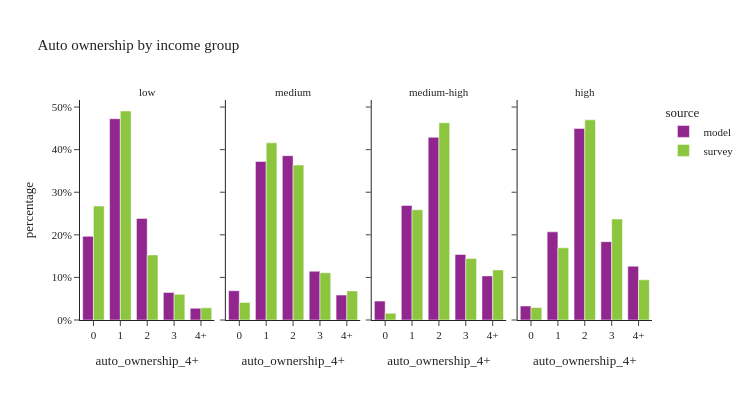

Source (notebook cell):
### Code cell
util.plot_share_facetbar(hh_data, 'hh_weight', share_col="auto_ownership_4+", title="Auto ownership by income group", 
                            facet_col="income_group", facet_col_wrap=4, height=400, orientation='v')

### Figure 1 — Plotly figure (JSON) as saved in the notebook; plotly's stock layout.template omitted (floating-point values rounded to 4 significant figures)
{"data": [{"alignmentgroup": "True", "customdata": [[85218], [205047], [103507], [28064], [12006]], "hovertemplate": "source=model<br>income_group=low<br>auto_ownership_4+=%{x}<br>percentage=%{y}<br>sample_size=%{customdata[0]}<extra></extra>", "legendgroup": "model", "marker": {"color": "#91268F", "pattern": {"shape": ""}}, "name": "model", "offsetgroup": "model", "orientation": "v", "showlegend": true, "textposition": "auto", "type": "bar", "x": ["0", "1", "2", "3", "4+"], "xaxis": "x", "y": [0.1964, 0.4726, 0.2386, 0.06469, 0.02767], "yaxis": "y"}, {"alignmentgroup": "True", "customdata": [[29797], [161402], [167303], [49691], [25404]], "hovertemplate": "source=model<br>income_group=medium<br>auto_ownership_4+=%{x}<br>percentage=%{y}<br>sample_size=%{customdata[0]}<extra></extra>", "legendgroup": "model", "marker": {"color": "#91268F", "pattern": {"shape": ""}}, "name": "model", "offsetgroup": "model", "orientation": "v", "showlegend": false, "textposition": "auto", "type": "bar", "x": ["0", "1", "2", "3", "4+"], "xaxis": "x2", "y": [0.06872, 0.3722, 0.3858, 0.1146, 0.05859], "yaxis": "y2"}, {"alignmentgroup": "True", "customdata": [[19273], [116853], [186332], [66854], [44985]], "hovertemplate": "source=model<br>income_group=medium-high<br>auto_ownership_4+=%{x}<br>percentage=%{y}<br>sample_size=%{customdata[0]}<extra></extra>", "legendgroup": "model", "marker": {"color": "#91268F", "pattern": {"shape": ""}}, "name": "model", "offsetgroup": "model", "orientation": "v", "showlegend": false, "textposition": "auto", "type": "bar", "x": ["0", "1", "2", "3", "4+"], "xaxis": "x3", "y": [0.04438, 0.2691, 0.429, 0.1539, 0.1036], "yaxis": "y3"}, {"alignmentgroup": "True", "customdata": [[14275], [89894], [195381], [79865], [54837]], "hovertemplate": "source=model<br>income_group=high<br>auto_ownership_4+=%{x}<br>percentage=%{y}<br>sample_size=%{customdata[0]}<extra></extra>", "legendgroup": "model", "marker": {"color": "#91268F", "pattern": {"shape": ""}}, "name": "model", "offsetgroup": "model", "orientation": "v", "showlegend": false, "textposition": "auto", "type": "bar", "x": ["0", "1", "2", "3", "4+"], "xaxis": "x4", "y": [0.03287, 0.207, 0.4499, 0.1839, 0.1263], "yaxis": "y4"}, {"alignmentgroup": "True", "customdata": [[329], [406], [98], [27], [9]], "hovertemplate": "source=survey<br>income_group=low<br>auto_ownership_4+=%{x}<br>percentage=%{y}<br>sample_size=%{customdata[0]}<extra></extra>", "legendgroup": "survey", "marker": {"color": "#8CC63E", "pattern": {"shape": ""}}, "name": "survey", "offsetgroup": "survey", "orientation": "v", "showlegend": true, "textposition": "auto", "type": "bar", "x": ["0", "1", "2", "3", "4+"], "xaxis": "x", "y": [0.2676, 0.4907, 0.1528, 0.0604, 0.0285], "yaxis": "y"}, {"alignmentgroup": "True", "customdata": [[127], [470], [239], [53], [26]], "hovertemplate": "source=survey<br>income_group=medium<br>auto_ownership_4+=%{x}<br>percentage=%{y}<br>sample_size=%{customdata[0]}<extra></extra>", "legendgroup": "survey", "marker": {"color": "#8CC63E", "pattern": {"shape": ""}}, "name": "survey", "offsetgroup": "survey", "orientation": "v", "showlegend": false, "textposition": "auto", "type": "bar", "x": ["0", "1", "2", "3", "4+"], "xaxis": "x2", "y": [0.04104, 0.416, 0.3637, 0.1109, 0.06835], "yaxis": "y2"}, {"alignmentgroup": "True", "customdata": [[86], [414], [378], [103], [48]], "hovertemplate": "source=survey<br>income_group=medium-high<br>auto_ownership_4+=%{x}<br>percentage=%{y}<br>sample_size=%{customdata[0]}<extra></extra>", "legendgroup": "survey", "marker": {"color": "#8CC63E", "pattern": {"shape": ""}}, "name": "survey", "offsetgroup": "survey", "orientation": "v", "showlegend": false, "textposition": "auto", "type": "bar", "x": ["0", "1", "2", "3", "4+"], "xaxis": "x3", "y": [0.01614, 0.2588, 0.463, 0.1445, 0.1176], "yaxis": "y3"}, {"alignmentgroup": "True", "customdata": [[47], [223], [227], [62], [24]], "hovertemplate": "source=survey<br>income_group=high<br>auto_ownership_4+=%{x}<br>percentage=%{y}<br>sample_size=%{customdata[0]}<extra></extra>", "legendgroup": "survey", "marker": {"color": "#8CC63E", "pattern": {"shape": ""}}, "name": "survey", "offsetgroup": "survey", "orientation": "v", "showlegend": false, "textposition": "auto", "type": "bar", "x": ["0", "1", "2", "3", "4+"], "xaxis": "x4", "y": [0.02916, 0.1694, 0.47, 0.237, 0.09442], "yaxis": "y4"}], "layout": {"annotations": [{"font": {}, "showarrow": false, "text": "low", "x": 0.1175, "xanchor": "center", "xref": "paper", "y": 1.0, "yanchor": "bottom", "yref": "paper"}, {"font": {}, "showarrow": false, "text": "medium", "x": 0.3725, "xanchor": "center", "xref": "paper", "y": 1.0, "yanchor": "bottom", "yref": "paper"}, {"font": {}, "showarrow": false, "text": "medium-high", "x": 0.6275, "xanchor": "center", "xref": "paper", "y": 1.0, "yanchor": "bottom", "yref": "paper"}, {"font": {}, "showarrow": false, "text": "high", "x": 0.8825, "xanchor": "center", "xref": "paper", "y": 1.0, "yanchor": "bottom", "yref": "paper"}], "barmode": "group", "height": 400, "legend": {"title": {"text": "source"}, "tracegroupgap": 0}, "title": {"text": "Auto ownership by income group"}, "width": 750, "xaxis": {"anchor": "y", "domain": [0.0, 0.235], "title": {"text": "auto_ownership_4+"}}, "xaxis2": {"anchor": "y2", "domain": [0.255, 0.49], "matches": "x", "title": {"text": "auto_ownership_4+"}}, "xaxis3": {"anchor": "y3", "domain": [0.51, 0.745], "matches": "x", "title": {"text": "auto_ownership_4+"}}, "xaxis4": {"anchor": "y4", "domain": [0.765, 1.0], "matches": "x", "title": {"text": "auto_ownership_4+"}}, "yaxis": {"anchor": "x", "domain": [0.0, 1.0], "tickformat": ".0%", "title": {"text": "percentage"}}, "yaxis2": {"anchor": "x2", "domain": [0.0, 1.0], "matches": "y", "showticklabels": false, "tickformat": ".0%"}, "yaxis3": {"anchor": "x3", "domain": [0.0, 1.0], "matches": "y", "showticklabels": false}, "yaxis4": {"anchor": "x4", "domain": [0.0, 1.0], "matches": "y", "showticklabels": false}}}
